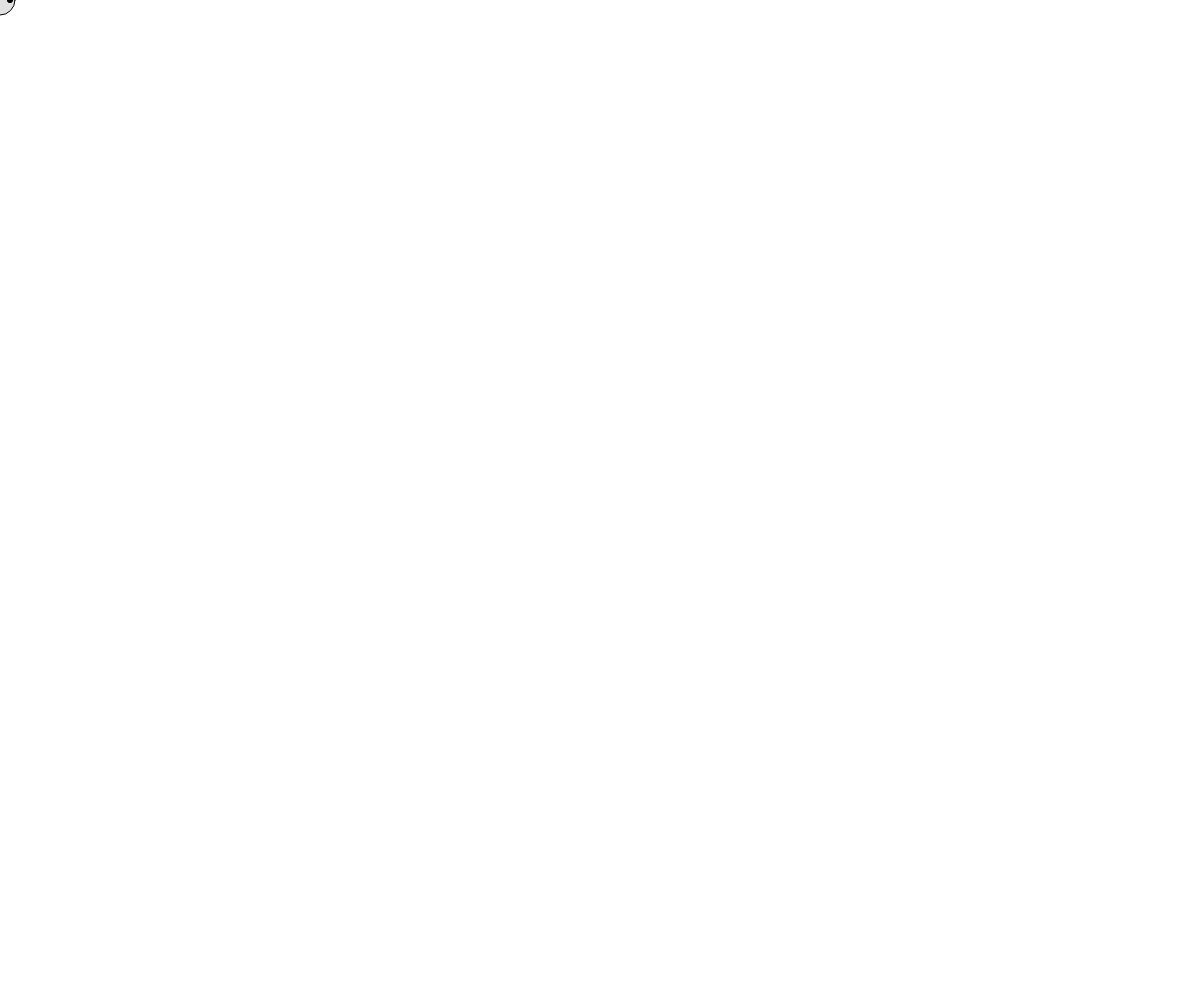
Frame 1 (no input)
Frame 60 (no input): identical to frame 1, image omitted
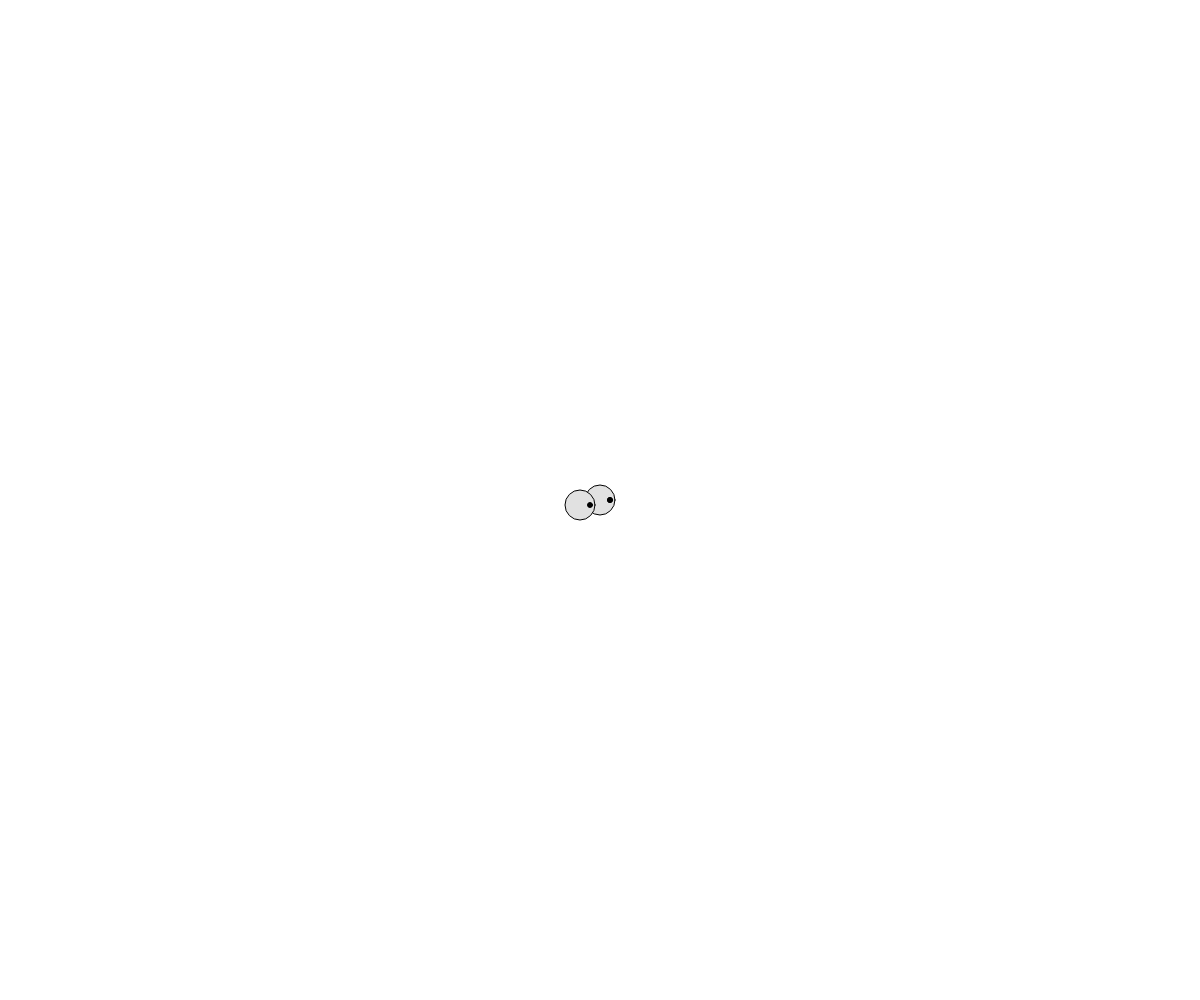
Frame 120 (the mouse pressed at the canvas centre since frame 60)

The p5.js sketch that drew these frames (run headless with seeded random() and noise() and a simulated clock; from frame 60 on, the mouse is pressed at the canvas centre):

// p5.js sketch
// ── sketch.js

let canvas; 
let xPos = 0;
let yPos = 0;
let easing = .5;


function setup(){
    canvas= createCanvas(windowWidth, windowHeight);
    canvas.position(0, 0);
    canvas.style("z-index", -2);
    // background(125);
}

function windowResized(){
    resizeCanvas(windowWidth,windowHeight);
}

function draw(){
    clear();

    xPos = xPos + ((mouseX - xPos) * easing);
    yPos = yPos + ((mouseY - yPos) * easing);

    drawThing(xPos, yPos);

}



function drawThing(_x, _y){
    //draw eyeballs
    fill(225);
    ellipse(_x, _y, 30, 30);
    ellipse(_x - 20, _y + 5, 30, 30);

    //draw pupils
    fill(0);
    ellipse(_x + 10, _y, 5, 5);
    ellipse(_x + 10,_y, 5, 5);
    ellipse(_x - 10,_y + 5, 5, 5);
}
